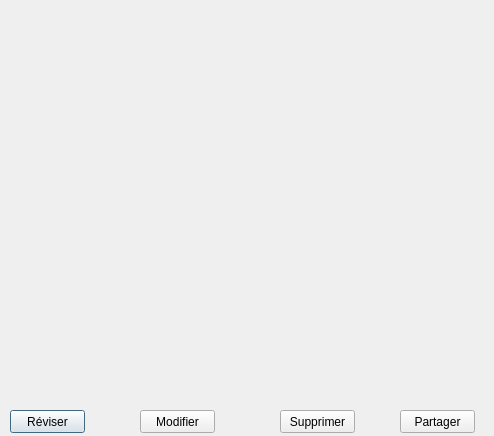
<?xml version="1.0" encoding="UTF-8"?>
<ui version="4.0">
 <class>Dialog</class>
 <widget class="QDialog" name="Dialog">
  <property name="geometry">
   <rect>
    <x>0</x>
    <y>0</y>
    <width>494</width>
    <height>436</height>
   </rect>
  </property>
  <property name="windowTitle">
   <string>Dialog</string>
  </property>
  <widget class="QLabel" name="nomPaquet">
   <property name="geometry">
    <rect>
     <x>120</x>
     <y>10</y>
     <width>201</width>
     <height>31</height>
    </rect>
   </property>
   <property name="text">
    <string/>
   </property>
  </widget>
  <widget class="QPushButton" name="pushButton">
   <property name="geometry">
    <rect>
     <x>10</x>
     <y>410</y>
     <width>75</width>
     <height>23</height>
    </rect>
   </property>
   <property name="text">
    <string>Réviser</string>
   </property>
  </widget>
  <widget class="QPushButton" name="Modifier">
   <property name="geometry">
    <rect>
     <x>140</x>
     <y>410</y>
     <width>75</width>
     <height>23</height>
    </rect>
   </property>
   <property name="text">
    <string>Modifier</string>
   </property>
  </widget>
  <widget class="QPushButton" name="Supp">
   <property name="geometry">
    <rect>
     <x>280</x>
     <y>410</y>
     <width>75</width>
     <height>23</height>
    </rect>
   </property>
   <property name="text">
    <string>Supprimer</string>
   </property>
  </widget>
  <widget class="QPushButton" name="Share">
   <property name="geometry">
    <rect>
     <x>400</x>
     <y>410</y>
     <width>75</width>
     <height>23</height>
    </rect>
   </property>
   <property name="text">
    <string>Partager</string>
   </property>
  </widget>
 </widget>
 <resources/>
 <connections/>
</ui>
